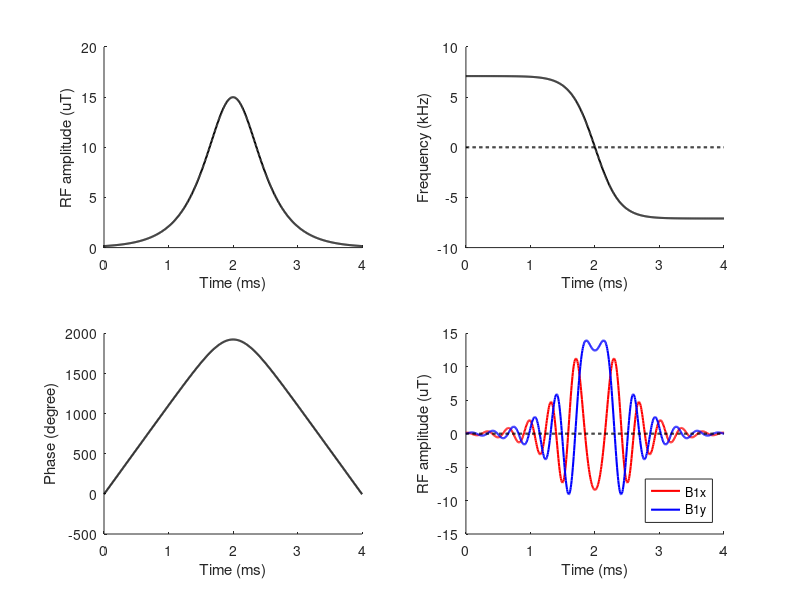

MATLAB code to generate this figure: (Note: this script raises an error after producing the figure.)
% Graaf_Fig_5p16_extra_ver_1p0.m
% Written by Kyungmin Nam
% Email: K.M.Nam@umcutrecht.nl
% Started: 17/09/2019, Last modified: 
%--------------------------------------------------------------------------
%% Clean slate
clear variables; close all; clc;

%% Add paths
addpath E:\mfiles_kmin\2DCAIPI\utils\export_fig

%% Set location
data_dir      = 'E:\mfiles_kmin\github\sLASER_GIRF-KMINNAM';
output_dir    = 'E:\mfiles_kmin\github\sLASER_GIRF-KMINNAM\output'; mkdir(output_dir);
data_filename = 'Graaf_Fig_5p16_ver_3p2';

% Robin_de_Graaf figure 5.16
dt = 6.4e-6; % RF dwell time  [sec]
T  = 4e-3;   % pulse duration [sec]

% Define discrete samples of time over [0 T)
nt = ceil(T/dt)+1;    % number of samples
t  = (0:nt-1).' * dt; % [sec]

% Set RF amplitude and frequency
b1max = 15; % [uT]

% define beta
beta = asech(0.01);    % [rad/msec]
mu   = 8.42;           % dimensionless parameter
vmax = mu*beta/(2*pi); % [kHz] mu*beta

% Figure 5.16 (A) and (B)
am_hs = b1max * sech(beta*(1-2*t/T)); % [uT]
fm_hs = vmax  * tanh(beta*(1-2*t/T)); % [kHz]

% Figure 5.16 (C)
% theta_t = cumtrapz(fm_hs); % degree of time
theta_t = cumtrapz(fm_hs) + 360/(2*pi)*T/2*mu*log(sech(beta*(1-2*t(1)/T))); % degree of time
% Figure 5.16 (D)
%--------------------------------------------------------------------------
% Original Catalina's script
% - fm_hs [Hz], dt [msec], beta [rad/msec], t [msec], T [msec]
% b_hs = am_hs.*exp(1j*(2*pi*cumtrapz(fm_hs)*dt*1e-3 + T/2*(2*pi*mu*1e-3)*log(sech(beta*(1-2*t(1)/T))))) .* exp(1j*2*pi*BW*offset*T); % [G]
%
% Modified 
% - define: fm_hs [kHz], dt [sec], beta [dimensionless], t [sec], T [sec]
% [1] remove the offset term and set the unit (uT) because of am_hs (uT)
% - 360 [degree] / [sec] =  2pi [rad] / [sec] = 1 [cycle] / [sec] = 1 [Hz]
% - cumtrapz(fm_hs) [degree][sec] -> 2*pi/360*cumtrapz(fm_hs) [radian][sec]
% b_hs = am_hs.*exp(1j*(2*pi/360*cumtrapz(fm_hs)+T/2*mu*log(sech(beta*(1-2*t(1)/T))))); % [uT]
% therefore, theta is cumtrapz(fm_hs) + 360/(2*pi)*T/2*mu*log(sech(beta*(1-2*t(1)/T)))); % degree of time
b_hs = am_hs .* exp(1j*(2*pi/360*theta_t)); % [uT]
b1x  = real(b_hs); b1y = imag(b_hs); % [uT]

%--------------------------------------------------------------------------
% Display
%--------------------------------------------------------------------------
LineWidth = 1.5;
black = [0 0 0]; gray  = [0.5 0.5 0.5];

% Figure 5.16 (A)
figure('color', 'w','units','normalized','outerposition',[0 0 1 1]); 
subplot(2,2,1); 
plot(t*1e3, am_hs, 'k', 'LineWidth', LineWidth);
xlabel('Time (ms)'); ylabel('RF amplitude (uT)');
set(gca, 'Box', 'off');

% Figure 5.16 (B)
subplot(2,2,2); 
plot(t*1e3, fm_hs,              'k',   'LineWidth', LineWidth); hold on;
plot(t*1e3, zeros(length(t),1), 'k--', 'LineWidth', LineWidth); hold off;
xlabel('Time (ms)'); ylabel('Frequency (kHz)'); set(gca, 'Box', 'off');

% Figure 5.16 (C)
subplot(2,2,3); 
plot(t*1e3, theta_t, 'k', 'LineWidth', LineWidth); hold on;
xlabel('Time (ms)'); ylabel('Phase (degree)'); set(gca, 'Box', 'off');

% Figure 5.16 (D)
subplot(2,2,4); 
plot(t*1e3, b1x,                'r',   'LineWidth', LineWidth); hold on;
plot(t*1e3, b1y,                'b',   'LineWidth', LineWidth); 
plot(t*1e3, zeros(length(t),1), 'k--', 'LineWidth', LineWidth); hold off;
xlabel('Time (ms)'); ylabel('RF amplitude (uT)'); set(gca, 'Box', 'off');
ylim([-15 15]); legend('B1x', 'B1y','Location','Southeast');

% save figure
export_fig(fullfile(output_dir, data_filename), '-m2', '-tif'); close;
